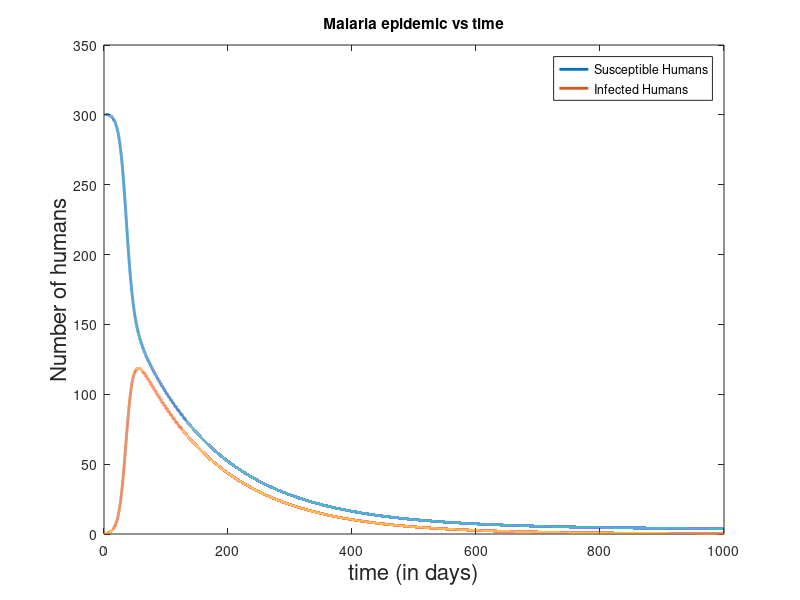
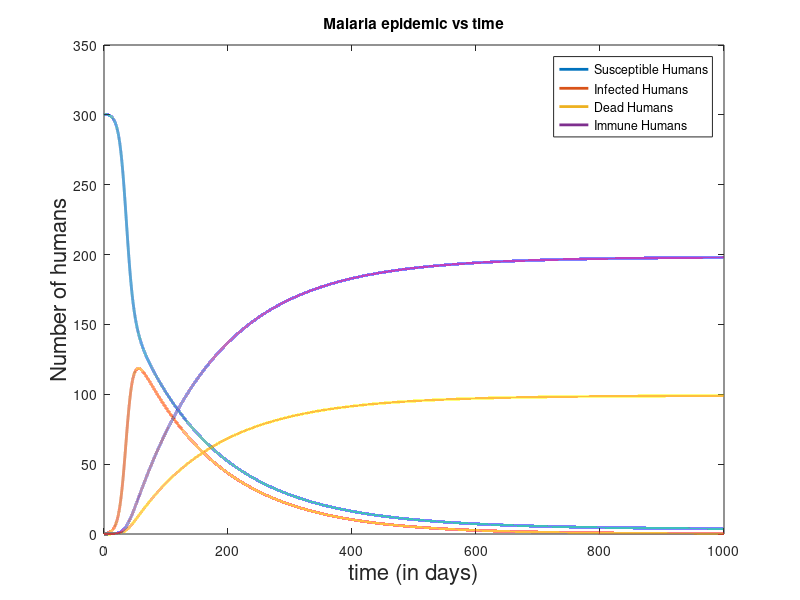
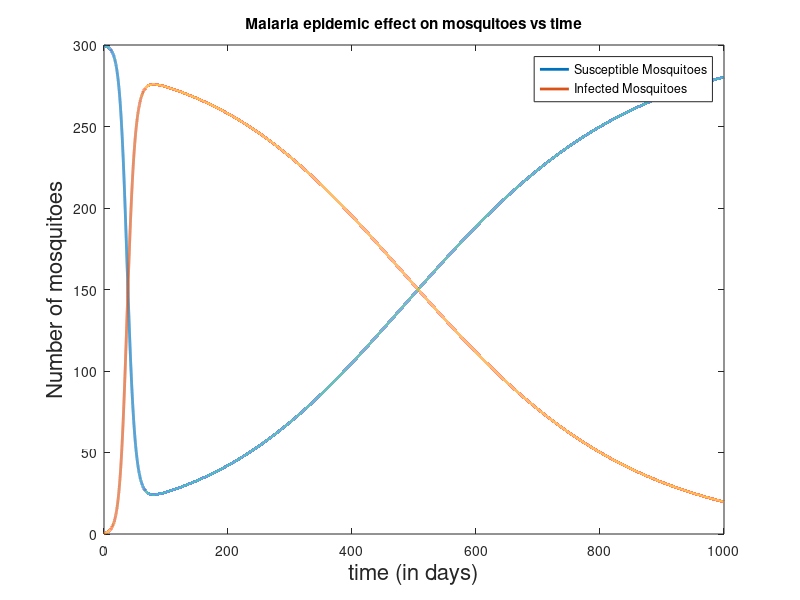

Write the MATLAB code that produced these figures, in order.
% Code to simulate malaria model of two species

clear
close all;

total_time=1000; % days
dt=1e-2;

N= total_time/dt;

pbite=0.3; % prob of mosq biting

reco_rate=0.3; % recovery rate
mald_rate=0.005; % human malaria death rate
immune_rate=0.01; % immunization rate

mbirth_rate=0.01;   % mosquito birth rate
mdeath_rate=0.01;   % mosquito death rate

sus_humans=zeros(N,1);  % array storing no susceptible humans at each instant
inf_humans=zeros(N,1);  % array storing no of infected humans at each instant
dead_humans= zeros(N,1);    % array storing no of dead humans at each instant
immune_humans=zeros(N,1);   % array storing no of immune humans at each instant

sus_mosq= zeros(N,1);   % array storing no susceptible mosquitoes at each instant
inf_mosq= zeros(N,1);   % array storing no infected mosquitoes at each instant

% Initial Conditions

sus_humans(1)=300;  
inf_humans(1)=1;

inf_mosq(1)=0;
sus_mosq(1)=300;

time= zeros(N,1);

for i=1:N
    total_humans = sus_humans(i) + inf_humans(i) + immune_humans(i);
    
    sus_humans(i+1)=sus_humans(i)+ dt*(-(( sus_humans(i)*inf_mosq(i)*pbite )/ (sus_mosq(i)+inf_mosq(i)) ) + reco_rate*inf_humans(i) ) ;  % /N needed?

    inf_humans(i+1)= inf_humans(i) +dt*( (( sus_humans(i)*inf_mosq(i)*pbite )/ (sus_mosq(i)+inf_mosq(i)) ) - inf_humans(i)*(reco_rate+mald_rate+immune_rate) );

    dead_humans(i+1)= dead_humans(i) +dt*(mald_rate*inf_humans(i));

    immune_humans(i+1)= immune_humans(i) + dt*(immune_rate*inf_humans(i));

    sus_mosq(i+1)= sus_mosq(i) + dt*(-(( sus_mosq(i)*inf_humans(i)*pbite ) /(total_humans)) + (mbirth_rate)*(sus_mosq(i)+inf_mosq(i)) - mdeath_rate*(sus_mosq(i))) ;

    inf_mosq(i+1)= inf_mosq(i) + dt*( ( sus_mosq(i)*inf_humans(i)*pbite )/(total_humans) - mdeath_rate*(inf_mosq(i)) ) ;

    time(i+1)= time(i) +dt;
end

% plot of susceptible and infected humans 
plot(time,sus_humans,'LineWidth', 2);
title('Malaria epidemic vs time');
xlabel('time (in days)','FontSize',16);
ylabel('Number of humans','FontSize',16);

hold on
plot(time,inf_humans,'LineWidth', 2);

legend('Susceptible Humans','Infected Humans');


% plot of all humans
figure
plot(time,sus_humans,'LineWidth', 2);
title('Malaria epidemic vs time');
xlabel('time (in days)','FontSize',16);
ylabel('Number of humans','FontSize',16);

hold on
plot(time,inf_humans,'LineWidth', 2);

hold on
plot(time,dead_humans,'LineWidth', 2);

hold on
plot(time,immune_humans,'LineWidth', 2);

legend('Susceptible Humans','Infected Humans', 'Dead Humans', 'Immune Humans');


% plot for variation is mosquito population
figure
plot(time,sus_mosq,'LineWidth', 2);
title('Malaria epidemic effect on mosquitoes vs time');
xlabel('time (in days)','FontSize',16);
ylabel('Number of mosquitoes','FontSize',16);

hold on
plot(time,inf_mosq,'LineWidth', 2);

legend('Susceptible Mosquitoes','Infected Mosquitoes');